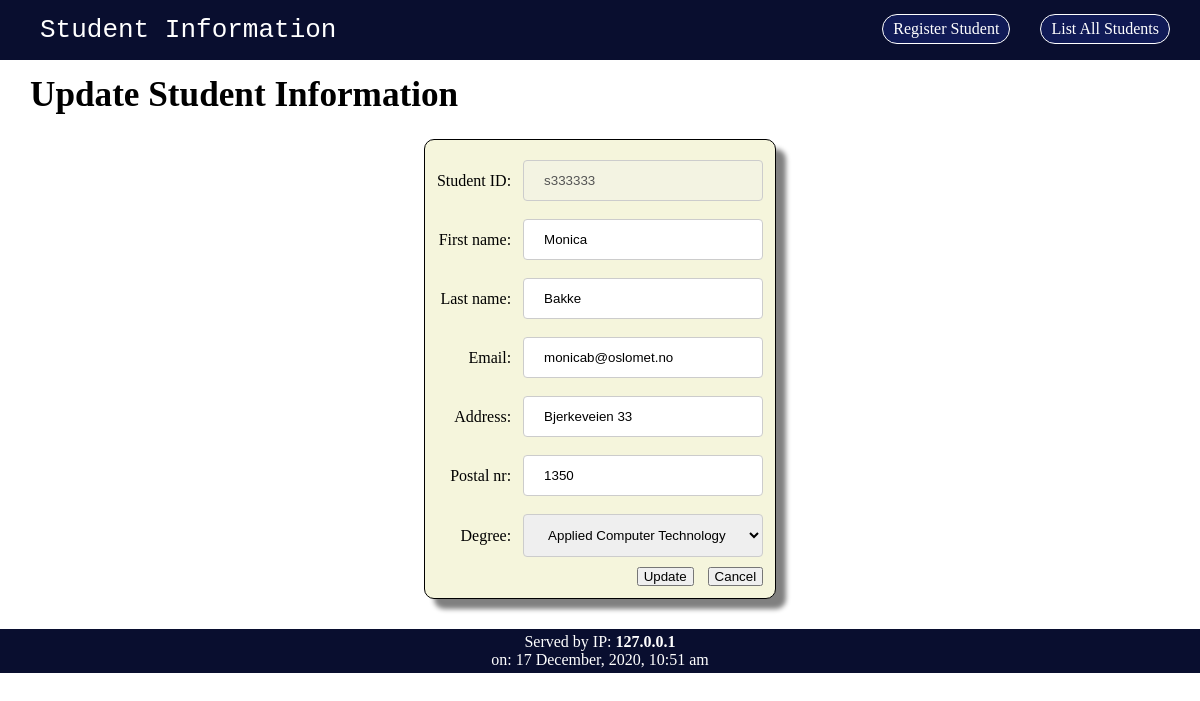
The app's page /phpcode/update.php?studNr=s333333 with its own data.
### tables this page shows
CREATE TABLE `students` (
  `studentID` char(7) NOT NULL,
  `firstName` varchar(45) NOT NULL,
  `lastName` varchar(75) NOT NULL,
  `email` varchar(140) NOT NULL,
  `address` varchar(250) NOT NULL,
  `postalNr` char(4) NOT NULL,
  `degree` varchar(45) NOT NULL
);

### phpcode/update.php (the view, shortened to what this page needs)
<?php
$host ='127.0.0.1';
$user='root';
$passwd='';
$db='studentinfo';
$dbconn = establishDBConnection($host, $user, $passwd, $db);
?>
<!DOCTYPE html>
<html>
<head>
    <link rel="stylesheet" type="text/css" href="stylesheet.css">
</head>
<body>
    <nav class="navigation">
        <ul>
            <a href="index.php">
                <li class="logo">Student Information</li>
            </a>
            <a href="index.php" class="active">
                <li class="link">List All Students</li>
            </a>
            <a href="create.php">
                <li class="link">Register Student</li>
            </a>
        </ul>
    </nav>
    <h1 class="title">Update Student Information</h1>
    <?php
        if(isset($_GET["studNr"])) {
            try {
                $studentID = mysqli_real_escape_string($dbconn, $_GET["studNr"]);
                $sql = "SELECT studentID FROM students WHERE studentID = '".$studentID."';";
                $dbconn->query($sql);
            } catch (mysqli_sql_exception $e) {
                echo dangerBox("There was an error communicating with the database. Please try again later!");
                include 'include/footer.php';
                echo '</body>';
                echo '</html>';
                die();
            }
        } else {
            echo warningBox("No student given. </br>Please go to the <a href='index.php'>homepage</a> and select student you want to change.");
            include 'include/footer.php';
            echo '</body>';
            echo '</html>';
            die();
        }
    if (!isset($_POST["update"])) {
        try {
            $sql = "SELECT * FROM students WHERE studentID ='".$studentID."';";
            $result = $dbconn->query($sql);
            if($dbconn->affected_rows === 1) {
                $row = $result->fetch_assoc();
                $firstName = $row['firstName'];
                $lastName = $row['lastName'];
                $email = $row['email'];
                $address = $row['address'];
                $postalNr = $row['postalNr'];
                $degree = $row['degree'];
            } else {
                echo dangerBox("No student with student nr ".$_GET["studNr"]." found.");
                include 'include/footer.php';
                echo '</body>';
                echo '</html>';
                die();
            }
        } catch (mysqli_sql_exception $e) {
            echo dangerBox("There was an error communicating with the database. Please try again later!");
            include 'include/footer.php';
            echo '</body>';
            echo '</html>';
            die();
        }
    }
    try{
        $sql =  "SELECT * FROM degree;";
        $result = $dbconn->query($sql);
        $allDegrees = array();
        while($row = $result->fetch_assoc()) {
            array_push($allDegrees, $row["degree"]);
        }
    } catch (mysqli_sql_exception $e) {
        echo dangerBox("There was an error communicating with the database. Please try again later!");
        include 'include/footer.php';
        echo '</body>';
        echo '</html>';
        die();
    }
    ?>
    <form action="" method="post" class="form">
        <table class="formtable">
            <tr>
                <td>Student ID:</td>
                <td><input type='text' name='studentID' value='<?php echo $studentID?>' disabled/></td>
            </tr>
            <tr>
                <td>First name:</td>
                <td><input type='text' name='firstName' value='<?php echo $firstName?>' maxlength='25' /></td>
            </tr>
            <tr>
                <td>Last name:</td>
                <td><input type='text' name='lastName' value='<?php echo $lastName?>' maxlength='25' /></td>
            </tr>
            <tr>
                <td>Email:</td>
                <td><input type='text' name='email' value='<?php echo $email?>' maxlength='140' /></td>
            </tr>
            <tr>
                <td>Address:</td>
                <td><input type='text' name='address' value='<?php echo $address?>' maxlength='50' /></td>
            </tr>
            <tr>
                <td>Postal nr:</td>
                <td><input type='text' name='postalNr' value='<?php echo $postalNr?>' maxlength='4' /></td>
            </tr>
            <tr>
                <td>Degree:</td>
                <td><select name='degree'>
                    <?php
                        foreach($allDegrees as $d) {
                            if($d === $degree) {
                                echo '<option value="'.$d.'" selected="selected">'.$d.'</option>';
                            } else {
                                echo '<option value="'.$d.'">'.$d.'</option>';
                            }
                        }
                    ?>
                </select></td>
            </tr>
            <tr>
                <td>
                </td>
                <td class="buttons">
                    <input type='submit' name='update' value='Update' />
                    <input type='submit' formaction="index.php" value='Cancel' />
                </td>
            </tr>
        </table>
    </form>
</body>
<?php include 'include/footer.php';  ?>
</html>

### phpcode/stylesheet.css (style rules this page uses)
body { background-color: #FFFFFF; }
* { padding: 0; margin: 0; }
.navigation { background-color: #090E2F; width: auto; text-decoration: none; color: white; }
.navigation ul::after { content: ""; clear: both; display: table; }
.navigation a { text-decoration: inherit; color: inherit; width: 100%; }
.navigation li { list-style-type: none; display: inline-block; padding: 10px; padding-bottom: 5px; padding-top: 5px; }
.link { margin-top: 14px; margin-bottom: 14px; border: 1px solid white; border-radius: 50px; background-color: #101a56; margin-right: 30px; float: right; }
.logo { float: left; margin-right: 5%; margin-left: 30px; font-size: 2em; font-family: monospace; margin-bottom: 10px; margin-top: 10px; }
.title { padding: 15px 30px 14px 30px; font-size: 2.2em; text-align: left; }
.form { margin: 10px 30px 30px 30px; }
.formtable { margin-left: auto; margin-right: auto; border: 1px solid black; border-radius: 10px; padding: 10px; background-color: beige; box-shadow: 10px 10px 5px gray; }
.form td:nth-child(1) { text-align: right; padding-right: 10px; }
input[type=text], select { width: 100%; padding: 12px 20px; margin: 8px 0; display: inline-block; border: 1px solid #ccc; border-radius: 4px; box-sizing: border-box; }
.buttons { float: right; }
.buttons * { margin: 0px 0px 0px 10px; padding: 0px 5px 0px 5px; }

### records on screen
students: firstName "Monica", lastName "Bakke", email "monicab@oslomet.no", address "Bjerkeveien 33", postalNr "1350", degree "Applied Computer Technology"

### other values on screen
$ip "127.0.0.1"
